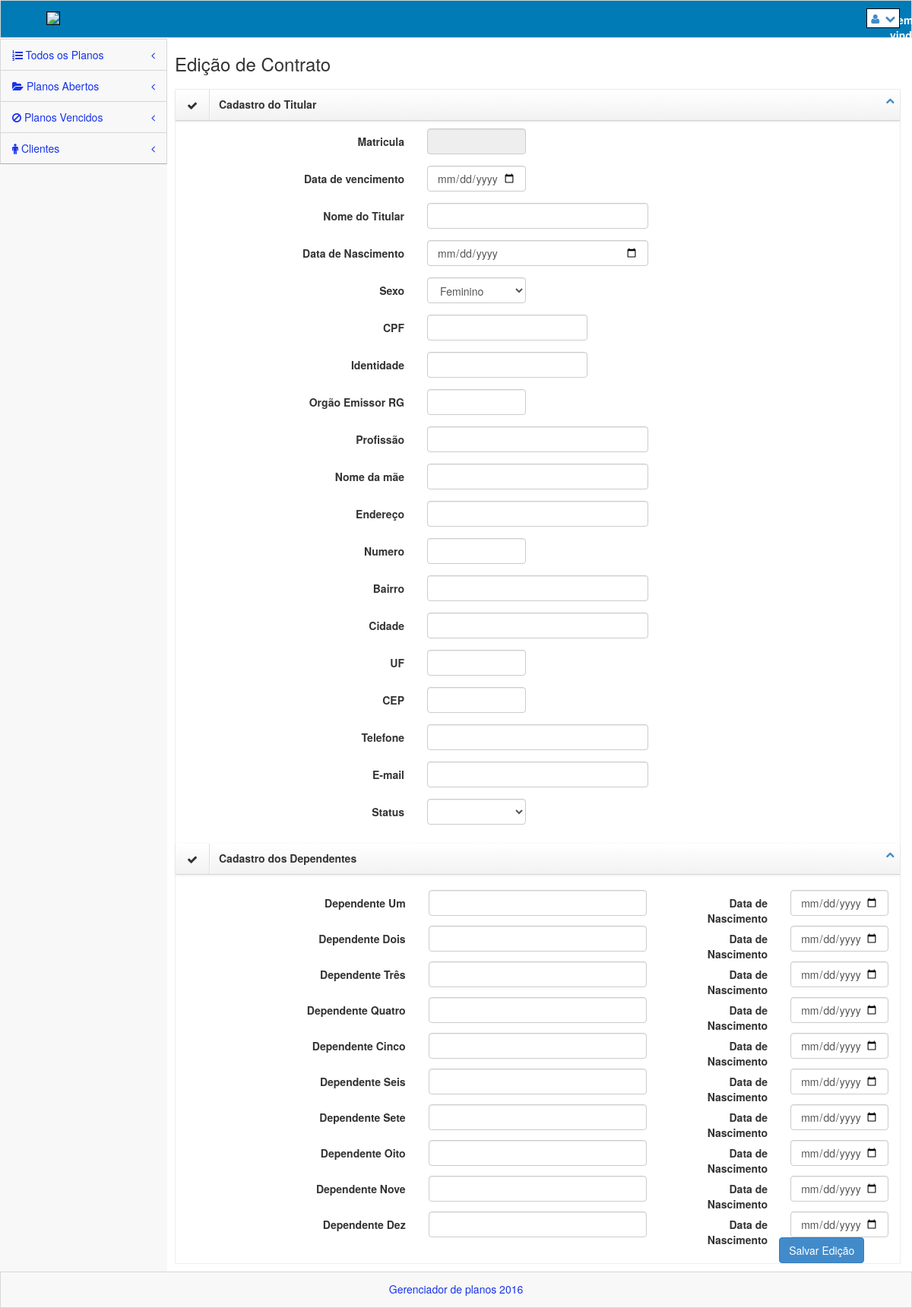
/views/editarcontrato.php?cod=181 (signed in), run on an earlier commit of the app's database.
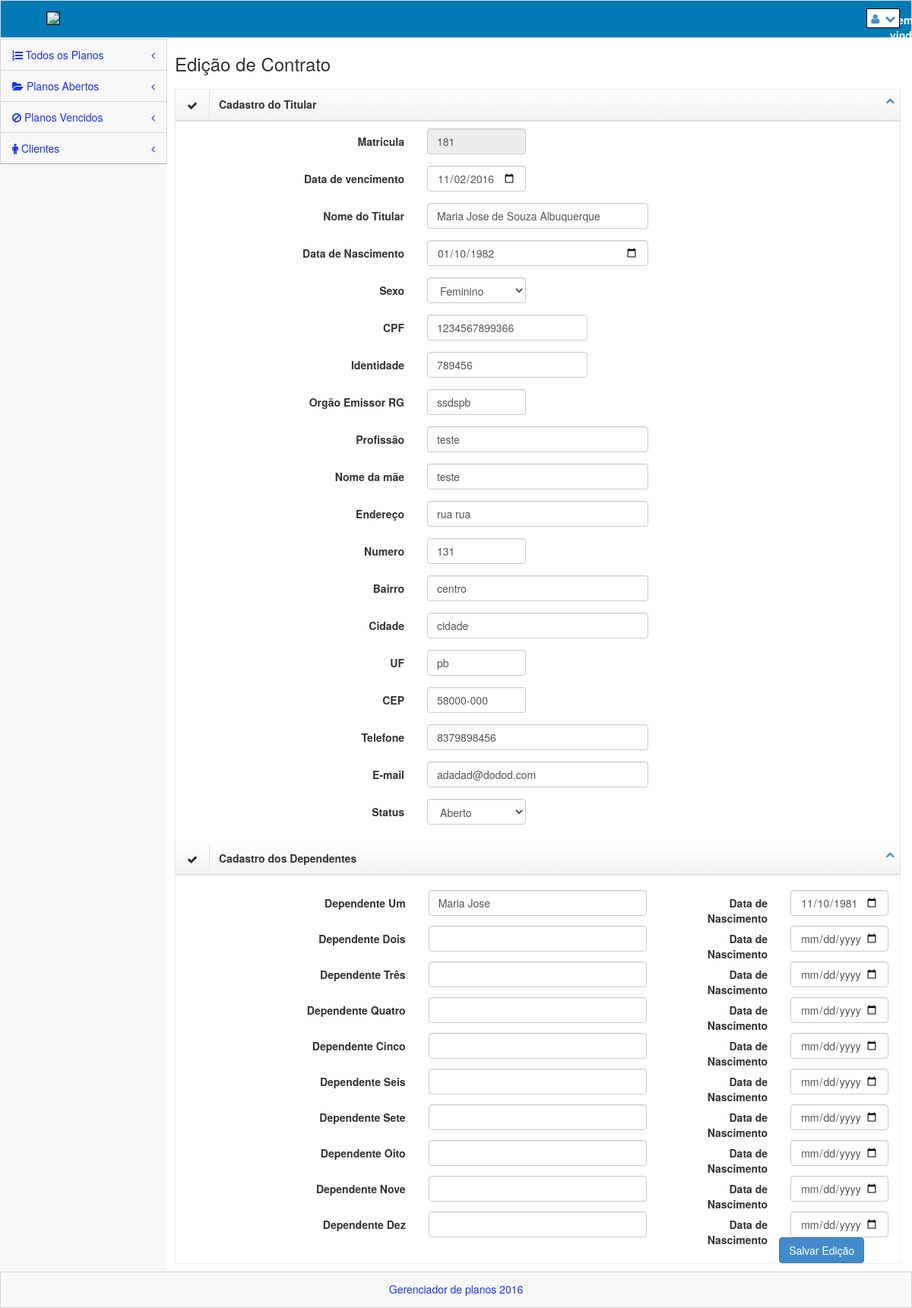
And on a later commit of the database.
### tables this page shows
CREATE TABLE `planos` (
  `id` int(11) NOT NULL,
  `matricula` varchar(50) NOT NULL,
  `dtabertura` date NOT NULL,
  `dtvencimento` date NOT NULL,
  `ntitular` varchar(200) NOT NULL,
  `sexo` varchar(20) NOT NULL,
  `dtnasc` date NOT NULL,
  `cpf` varchar(20) NOT NULL,
  `rg` varchar(20) NOT NULL,
  `org` varchar(10) NOT NULL,
  `profissao` varchar(30) NOT NULL,
  `mae` varchar(100) NOT NULL,
  `endereco` varchar(100) NOT NULL,
  `num` varchar(10) NOT NULL,
  `bairro` varchar(30) NOT NULL,
  `cidade` varchar(50) NOT NULL,
  `uf` varchar(5) NOT NULL,
  `cep` varchar(20) NOT NULL,
  `telefone` varchar(50) NOT NULL,
  `email` varchar(50) NOT NULL,
  `status` varchar(20) NOT NULL,
  `ndep1` varchar(200) NOT NULL,
  `data1` date DEFAULT NULL,
  `ndep2` varchar(200) NOT NULL,
  `data2` date NOT NULL,
  `ndep3` varchar(200) NOT NULL,
  `data3` date NOT NULL,
  `ndep4` varchar(200) NOT NULL,
  `data4` date NOT NULL,
  `ndep5` varchar(200) NOT NULL,
  `data5` date NOT NULL,
  `ndep6` varchar(200) NOT NULL,
  `data6` date NOT NULL,
  `ndep7` varchar(200) NOT NULL,
  `data7` date NOT NULL,
  `ndep8` varchar(200) NOT NULL,
  `data8` date NOT NULL,
  `ndep9` varchar(200) NOT NULL,
  `data9` date NOT NULL,
  `ndep10` varchar(200) NOT NULL,
  `data10` date NOT NULL
);

### model/Contrato.class.php (called while the page is built, shortened)
<?php
    require_once 'Conexao.class.php';
class Contrato{
    private $con;
    function __construct() {
        $conexao = new Conexao();
        $this->con = $conexao->getConexao();
    }
    function buscaContrato($mat){
        $result = $this->con->query("SELECT * FROM planos WHERE matricula = '{$mat}'");
        if($result->rowCount() > 0){
            return $result->fetch(PDO::FETCH_ASSOC);
        }
    }
}
?>

### model/Conexao.class.php (called while the page is built)
<?php
class Conexao {
    public static $instance;
    public static function getConexao() {
        if (!isset(self::$instance)) {
            self::$instance = new PDO('mysql:host=localhost;dbname=apcef', 'root', '');
        }
        return self::$instance;
}
}

### controller/Controller.class.php (called while the page is built, shortened)
<?php
class Controller {
    function buscarContrato($cod){
        $chm = new Contrato();
        $result = $chm->buscaContrato($cod);
        return $result;
    }
}

### views/editarcontrato.php (the view, shortened to what the changed rows need)
<?php
    include_once '../controller/Controller.class.php';
    include_once '../model/Contrato.class.php';
    $c = new Controller();
    $c->logouf();
    $mat = $_REQUEST['cod'];
    $contrato = $c->buscarContrato($mat);
?>
<!DOCTYPE html>
 <html lang="pt-br">
<head>
    <link rel="stylesheet" href="../plugins/bootstrap/css/bootstrap.css" />
    <link rel="stylesheet" href="../css/main.css" />
    <link rel="stylesheet" href="../css/theme.css" />
    <link rel="stylesheet" href="../css/MoneAdmin.css" />
    <link rel="stylesheet" href="../plugins/Font-Awesome/css/font-awesome.css" />
     <link rel="stylesheet" href="../plugins/validationengine/css/validationEngine.jquery.css" />
</head>
<body class="padTop53 ">
    <div id="wrap">
        <div id="content">
                <div class="inner">
                    <div class="row" >
                        <div class="col-lg-12">
                            <div class="box">
                                    <form action="#" class="form-horizontal" id="block-validate">
                                        <div id="collapseOne" class="accordion-body collapse in body">
                                        <div class="form-group" >
                                            <div class="col-lg-2">
                                                <input type="text" id="matricula" name="cod" value="<?php echo $contrato['matricula']; ?>" class="form-control" readonly="readonly"/>
                                            </div>
                                        </div>
                                            <div class="form-group" >
                                                <div class="col-lg-2">
                                                    <input type="date" id="dtvenc" name="dtvenc" value="<?php echo $contrato['dtvencimento']; ?>" class="form-control"/>
                                                </div>
                                            </div>
                                        <div class="form-group">
                                            <div class="col-lg-4">
                                                <input type="text" id="titular" name="ntitular" class="form-control" value="<?php echo $contrato['ntitular']; ?>"  />
                                            </div>
                                        </div>
                                        <div class="form-group">
                                            <div class="col-lg-4">
                                                <input type="date" id="dtnasc" name="dtnasc" class="form-control" value="<?php echo $contrato['dtnasc']; ?>"/>
                                            </div>
                                        </div>
                                            <div class="form-group">
                                            <div class="col-lg-3">
                                                <input type="text" id="cpf" name="cpf" class="form-control" value="<?php echo $contrato['cpf']; ?>" />
                                            </div>
                                        </div>
                                        <div class="form-group">
                                            <div class="col-lg-3">
                                                <input type="text" id="rg" name="rg" class="form-control" value="<?php echo $contrato['rg']; ?>" />
                                            </div>
                                        </div>
                                        <div class="form-group">
                                            <div class="col-lg-2">
                                                <input type="text" id="org" name="org" class="form-control" value="<?php echo $contrato['org']; ?>" />
                                            </div>
                                        </div>
                                        <div class="form-group">
                                            <div class="col-lg-4">
                                                <input type="text" id="profissao" name="profissao" class="form-control" value="<?php echo $contrato['profissao']; ?>" />
                                            </div>
                                        </div>
                                        <div class="form-group">
                                            <div class="col-lg-4">
                                                <input type="text" id="mae" name="mae" class="form-control" value="<?php echo $contrato['mae']; ?>"/>
                                            </div>
                                        </div>
                                        <div class="form-group">
                                            <div class="col-lg-4">
                                                <input type="text" id="end" name="end" class="form-control" value="<?php echo $contrato['endereco']; ?>"/>
                                            </div>
                                        </div>
                                        <div class="form-group">
                                            <div class="col-lg-2">
                                                <input type="text" id="num" name="num" class="form-control" value="<?php echo $contrato['num']; ?>"/>
                                            </div>
                                        </div>
                                        <div class="form-group">
                                            <div class="col-lg-4">
                                                <input type="text" id="bairro" name="bairro" class="form-control" value="<?php echo $contrato['bairro']; ?>"/>
                                            </div>
                                        </div>
                                        <div class="form-group">
                                            <div class="col-lg-4">
                                                <input type="text" id="cidade" name="cidade" class="form-control" value="<?php echo $contrato['cidade']; ?>"/>
                                            </div>
                                        </div>
                                        <div class="form-group">
                                            <div class="col-lg-2">
                                                <input type="text" id="uf" name="uf" class="form-control" value="<?php echo $contrato['uf']; ?>"/>
                                            </div>
                                        </div>
                                        <div class="form-group">
                                            <div class="col-lg-2">
                                                <input type="text" id="cep" name="cep" class="form-control" value="<?php echo $contrato['cep']; ?>"/>
                                            </div>
                                        </div>
                                        <div class="form-group">
                                            <div class="col-lg-4">
                                                <input type="text" id="telefone" name="telefone" class="form-control" value="<?php echo $contrato['telefone']; ?>"/>
                                            </div>
                                        </div>
                                        <div class="form-group">
                                            <div class="col-lg-4">
                                                <input type="email" id="email" name="email" class="form-control" value="<?php echo $contrato['email']; ?>"/>
                                            </div>
                                        </div>
                                            <div class="form-group">
                                                <div class="col-lg-2">
                                                    <select name="status" id="ption" class="validate[required] form-control" required>
                                                        <?php if($contrato['status'] == 'aberto'): ?>
                                                        <option value="aberto">Aberto</option>
                                                        <?php endif; ?>
                                                    </select>
                                                </div>
                                            </div>
                                        </div>
                                        <br />
                                        <div class="col-lg-4">
                                            <input type="text" id="dp1" name="dp1" class="form-control" value="<?php echo $contrato['ndep1']; ?>"/>
                                        </div>
                                        <div class="col-lg-2">
                                            <input type="date" id="dtnasc1" name="dtnasc1" class="form-control" value="<?php echo $contrato['data1']; ?>">
                                        </div>
                                        <div class="col-lg-2">
                                            <input type="date" id="dtnasc2" name="dtnasc2" class="form-control" value="<?php echo $contrato['data2']; ?>"/>
                                        </div>
                                        <div class="col-lg-2">
                                            <input type="date" id="dtnasc3" name="dtnasc3" class="form-control" value="<?php echo $contrato['data3']; ?>"/>
                                        </div>
                                        <div class="col-lg-2">
                                            <input type="date" id="dtnasc4" name="dtnasc4" class="form-control" value="<?php echo $contrato['data4']; ?>"/>
                                        </div>
                                        <div class="col-lg-2">
                                            <input type="date" id="dtnasc5" name="dtnasc5" class="form-control" value="<?php echo $contrato['data5']; ?>"/>
                                        </div>
                                        <div class="col-lg-2">
                                            <input type="date" id="dtnasc6" name="dtnasc6" class="form-control" value="<?php echo $contrato['data6']; ?>"/>
                                        </div>
                                        <div class="col-lg-2">
                                            <input type="date" id="dtnasc7" name="dtnasc7" class="form-control" value="<?php echo $contrato['data7']; ?>"/>
                                        </div>
                                        <div class="col-lg-2">
                                            <input type="date" id="dtnasc8" name="dtnasc8" class="form-control" value="<?php echo $contrato['data8']; ?>"/>
                                        </div>
                                        <div class="col-lg-2">
                                            <input type="date" id="dtnasc9" name="dtnasc9" class="form-control" value="<?php echo $contrato['data9']; ?>"/>
                                        </div>
                                        <div class="col-lg-2">
                                            <input type="date" id="dtnasc10" name="dtnasc10" class="form-control" value="<?php echo $contrato['data10']; ?>"/>
                                        </div>
                                    </form>
                            </div>
                        </div>
                    </div>
                    </div>
                </div>
        </div>
</body>
</html>

What changed in the data, as far as the page shows it:
added planos: cod "181", dtvenc "11/02/2016", ntitular "Maria Jose de Souza Albuquerque", dtnasc "01/10/1982", cpf "1234567899366", rg "789456", org "ssdspb", profissao "teste", mae "teste", end "rua rua", num "131", bairro "centro", cidade "cidade", uf "pb", cep "58000-000", telefone "8379898456", email "adadad@dodod.com", status "Aberto", dp1 "Maria Jose", dtnasc1 "11/10/1981"
